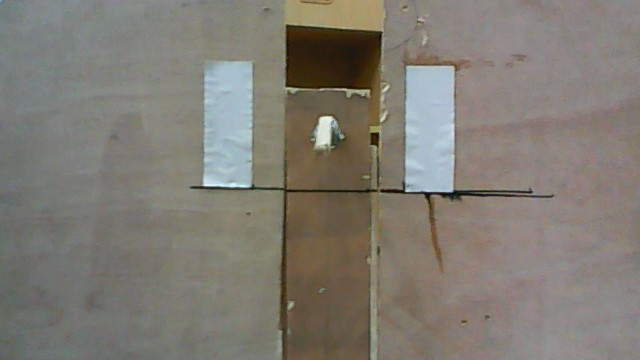
//> input picture ComputerVision/ComputerVision/1.jpg, 640 x 360 px, given in place of the camera
$ ./Ball   (built with g++ and OpenCV 4)
//> lines starting //> are read from the running program, lines starting //| are printed output that depends on the picture; after the words box and inside, x2 and y2 are one past the last pixel; in counts of white or black regions, pixels touching at a corner belong together
#include "opencv2/highgui/highgui.hpp"
#include "opencv2/imgproc/imgproc.hpp"
#include <iostream>
#include <stdio.h>
#include <stdlib.h>

using namespace cv;
using namespace std;

//反光条大小
int AreaMax = 20;

//反光条纵横比
double RefleMaxRatio = 0.8;
double RefleMinRatio = 0;

//反光条间距-宽度比
int RefleInterRatio = 2.0;
const int Max_RefleInterRatio = 5.0;

Mat src; Mat src_gray;
int thresh = 215;
int max_thresh = 255;
RNG rng(12345);

/// 函数声明
void thresh_callback(int, void*);
double similar(int a, int b) {
	return abs(double(a) - double(b)) / src.rows;
}

/** @主函数 */
int main(int argc, char** argv)
{
	char* source_window = "Source";
	//namedWindow(source_window, CV_WINDOW_AUTOSIZE);
	VideoCapture cap(1);
	if (!cap.isOpened()) {
		return -1;
	}

	/// 载入原图像, 返回3通道图像
	//src = imread("3.jpg", 1);
	while (1) {
		cap.read(src);
//> src is the input picture: 360 rows x 640 cols, CV_8UC3; mean B, G, R 115.3, 123.5, 128.1
		resize(src, src, Size(), 0.25, 0.25);
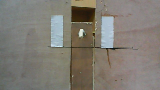
//> src: 90 rows x 160 cols, CV_8UC3; mean B, G, R 115.5, 123.7, 128.2
		//imshow(source_window, src);
		cvtColor(src, src_gray, CV_BGR2GRAY);
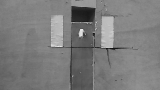
//> src_gray: 90 rows x 160 cols, CV_8UC1; min 16, max 235, mean 124.1
		thresh_callback(0, 0);
	}

	//blur(src_gray, src_gray, Size(3, 3));
	/// 创建窗口

	return(0);
}

/** @thresh_callback 函数 */
void thresh_callback(int, void*)
{
	Mat threshold_output;

	vector<vector<Point> > contours;
	vector<Vec4i> hierarchy;
	/// 使用Threshold检测边缘
	threshold(src_gray, threshold_output, thresh, 255, THRESH_BINARY);
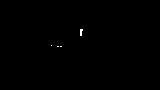
//> threshold_output: 90 rows x 160 cols, CV_8UC1; 0.15% white in thin lines or dots, all inside (x1, y1, x2, y2) = (51, 29, 83, 47)
	//namedWindow("ThresholdView");
	//imshow("ThresholdView", threshold_output);
	/// 找到轮廓
	findContours(threshold_output, contours, hierarchy, CV_RETR_TREE, CV_CHAIN_APPROX_SIMPLE, Point(0, 0));
//> contours = 4 contours, all with area under 20

	/// 多边形逼近轮廓 + 获取矩形和圆形边界框
	vector<vector<Point> > contours_poly(contours.size());
//> contours_poly = 4 empty contours
	vector<Rect> boundRect(contours.size());
	vector<Point2f>center(contours.size());
	vector<float>radius(contours.size());
	vector<double>area(contours.size());
	vector<bool>RectFlag(contours.size());
	Scalar color = Scalar(rng.uniform(0, 255), rng.uniform(0, 255), rng.uniform(0, 255));
	double TmpArea;
	Mat drawing = Mat::zeros(threshold_output.size(), CV_8UC3);
	int i,j;
	double TmpRatio;
	for (i = 0; i < contours.size(); i++)
	{
		approxPolyDP(Mat(contours[i]), contours_poly[i], 10, true);
		//拟合赋值给contours_poly
		boundRect[i] = boundingRect(Mat(contours_poly[i]));
		//拟合矩形
		TmpRatio = (double(boundRect[i].height) / double(boundRect[i].width));
		TmpArea= (double(boundRect[i].height) * double(boundRect[i].width));
		if ((TmpRatio <= RefleMaxRatio) && (TmpRatio >= RefleMinRatio)&&(TmpArea>=AreaMax)) {
			//cout << TmpRatio << endl;
			RectFlag[i] = true;
			area[i] = TmpArea;
			color = Scalar(254, 0,0);
			rectangle(drawing, boundRect[i].tl(), boundRect[i].br(), color, 3, 8, 0);
			//cout << "Find one" << endl;

		}else RectFlag[i] = false;

		//minEnclosingCircle(contours_poly[i], center[i], radius[i]);
		//拟合圆形
	}
//> this loop made 4 passes
//> drawing: 90 rows x 160 cols, CV_8UC3; every value is 0

	//寻找荧光条
	double MatchScore=2;
	double TmpScore;
	int area1, area2, x1, x2,h1,h2;
	int r1 = -1;
	int r2 = -1;

	for (i = 0; i < contours.size(); i++)
	{
		for (j = 0; j < contours.size(); j++)
		{
			if ((RectFlag[i] == true) && (RectFlag[j] == true)&&(i!=j)) {
				//TmpScore = abs((abs(boundRect[i].x - boundRect[j].x) / (boundRect[i].width + boundRect[j].width)) / RefleInterRatio - 1);
				area1 = area[i];
				area2 = area[j];
				x1 = boundRect[i].x;
				x2 = boundRect[j].x;
				h1 = boundRect[i].y;
				h2 = boundRect[j].y;
				TmpScore = similar(area1,1.5*area2);
				TmpScore= TmpScore*similar(x1,x2);
				TmpScore= TmpScore*similar(h1, h2+40);
				//cout << "Score:" << TmpScore << endl;
				if (TmpScore < MatchScore) {
					MatchScore = TmpScore;
					r1 = i;
					r2 = j;
				}
			}
		}
	}
//> after the loop, area1 = 0; area2 = 0; x1 = 0; x2 = 0; h1 = 0; h2 = 0; TmpScore = 0; MatchScore = 2; r1 = -1; r2 = -1
	//namedWindow("Contours", CV_WINDOW_AUTOSIZE);
	for (i = 0; i < contours.size(); i++) {
		color = Scalar(rng.uniform(0, 255), rng.uniform(0, 255), rng.uniform(0, 255));
		rectangle(drawing, boundRect[i].tl(), boundRect[i].br(), color, 1, 8, 0);
	}
	if (r1 != -1 && r2 != -1){
		area1 = boundRect[r1].width *boundRect[r1].height;
		area2 = boundRect[r2].width *boundRect[r2].height;


		/// 画多边形轮廓 + 包围的矩形框 + 圆形框
		color = Scalar(rng.uniform(0, 255), rng.uniform(0, 255), rng.uniform(0, 255));
		rectangle(drawing, boundRect[r1].tl(), boundRect[r1].br(), color, 5, 8, 0);
		rectangle(drawing, boundRect[r2].tl(), boundRect[r2].br(), color, 5, 8, 0);
		cout << (2 * (boundRect[r1].x + boundRect[r2].x) + boundRect[r1].width + boundRect[r2].width) / 4-src.cols/2<<endl;
		// [9 lines of commented-out code are left out]
	}
	else {
		//cout << "None" << endl;

	}
	//imshow("Contours", drawing);


}

$ run again, on ComputerVision/ComputerVision/2.jpg
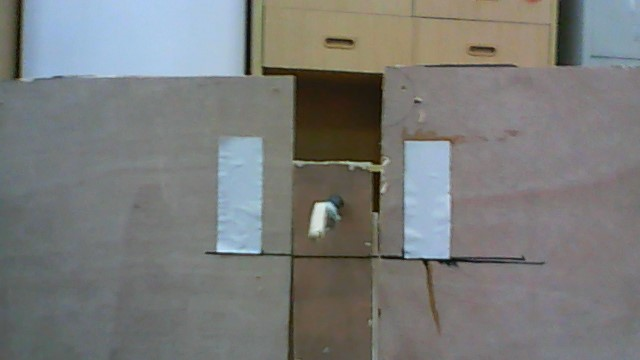
//> input picture ComputerVision/ComputerVision/2.jpg, 640 x 360 px, given in place of the camera
//> src is the input picture: 360 rows x 640 cols, CV_8UC3; mean B, G, R 121.7, 123.2, 121.8
//> `resize(src, src, Size(), 0.25, 0.25);`:
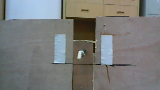
//> src: 90 rows x 160 cols, CV_8UC3; mean B, G, R 121.8, 123.2, 121.9
//> `cvtColor(src, src_gray, CV_BGR2GRAY);`:
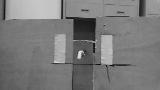
//> src_gray: 90 rows x 160 cols, CV_8UC1; min 16, max 224, mean 122.7
//> threshold_output: 90 rows x 160 cols, CV_8UC1; 0.06% white in thin lines or dots, all inside (x1, y1, x2, y2) = (79, 51, 81, 57)
//> contours = 1 contour, all with area under 20
//> contours_poly = 1 empty contours
//> boundRect = 1 Rect (x, y, width, height): [0, 0, 0, 0]
//> center = 1 Point (x, y): [0, 0]
//> radius = [0]
//> the loop in thresh_callback, `for (i = 0; i < contours.size(); i++)` made 1 pass
//> (TmpRatio, TmpArea) on pass 1: (1, 1)
//> the loop in thresh_callback, `for (i = 0; i < contours.size(); i++)` made 1 pass
//> (area1, area2, x1, x2, h1, h2) on pass 1: (0, 0, 0, 0, 0, 0)
//> after the loop in thresh_callback, `for (i = 0; i < contours.size(); i++)`: area1 = 0; MatchScore = 2; r1 = -1
//> the loop in thresh_callback, `for (i = 0; i < contours.size(); i++)` made 1 pass

$ run again, on ComputerVision/ComputerVision/4.jpg
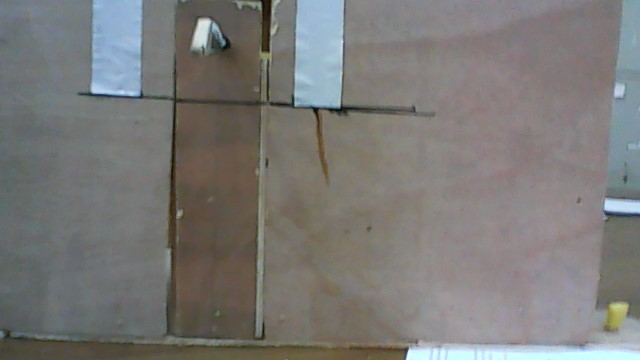
//> input picture ComputerVision/ComputerVision/4.jpg, 640 x 360 px, given in place of the camera
//> src is the input picture: 360 rows x 640 cols, CV_8UC3; mean B, G, R 118.8, 120.9, 122.2
//> src: 90 rows x 160 cols, CV_8UC3
//> in thresh_callback, `threshold(src_gray, threshold_output, thresh, 255, THRESH_BINARY);`:
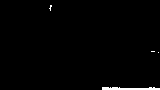
//> threshold_output: 90 rows x 160 cols, CV_8UC1; 1% white; 4 white regions (3 under 20 px)
//> contours = 4 contours, 3 with area under 20; largest, box (x1, y1, x2, y2) and area: (102, 87, 160, 90) 76
//> contours_poly = 4 empty contours
//> the loop in thresh_callback, `for (i = 0; i < contours.size(); i++)` made 4 passes
//> (TmpRatio, TmpArea) on pass 1: (0.0517, 174)
//> the loop in thresh_callback, `for (i = 0; i < contours.size(); i++)` made 4 passes
//> after the loop in thresh_callback, `for (i = 0; i < contours.size(); i++)`: area1 = 0; MatchScore = 2; r1 = -1
//> after the loop in thresh_callback, `for (i = 0; i < contours.size(); i++)`:
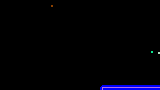
//> drawing: 90 rows x 160 cols, CV_8UC3; mean B, G, R 5.2, 0.6, 0.8
